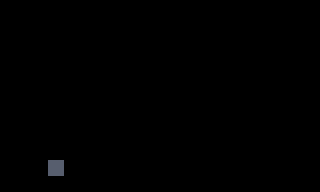

Tiled map render using the project's own tile images. Description and the map definition, with tile-layer contents summarised, below:
An orthogonal 20x12 tile map with 16x16 px tiles, 2 tile layers (tiles, dirt), 2 tilesets.

<map version="1.0" orientation="orthogonal" renderorder="right-down" width="20" height="12" tilewidth="16" tileheight="16" nextobjectid="7">
 <tileset firstgid="1" name="tilemap" tilewidth="16" tileheight="16" tilecount="1" columns="1">
  <image source="tileset.png" width="16" height="16" />
 </tileset>
 <tileset firstgid="2" name="dirt" tilewidth="16" tileheight="16" tilecount="1" columns="1">
  <image source="../img/dirttile.png" width="16" height="16" />
 </tileset>
 <layer name="tiles" width="20" height="12">
  <data>[240 cells, 1 non-empty, 1 distinct tile ids]</data>
 </layer>
 <objectgroup name="objects" />
 <layer name="dirt" width="20" height="12">
  <data>[240 cells, 1 non-empty, 1 distinct tile ids]</data>
 </layer>
</map>
